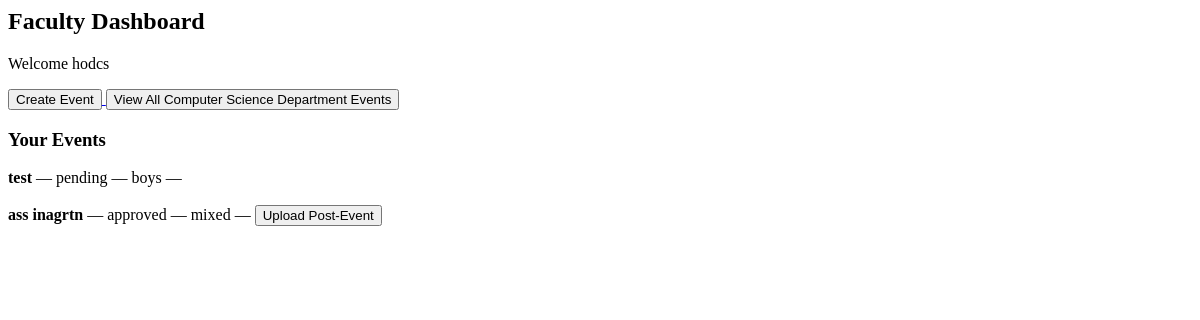
Page /faculty/dashboard/ (signed in) on the earlier database version.
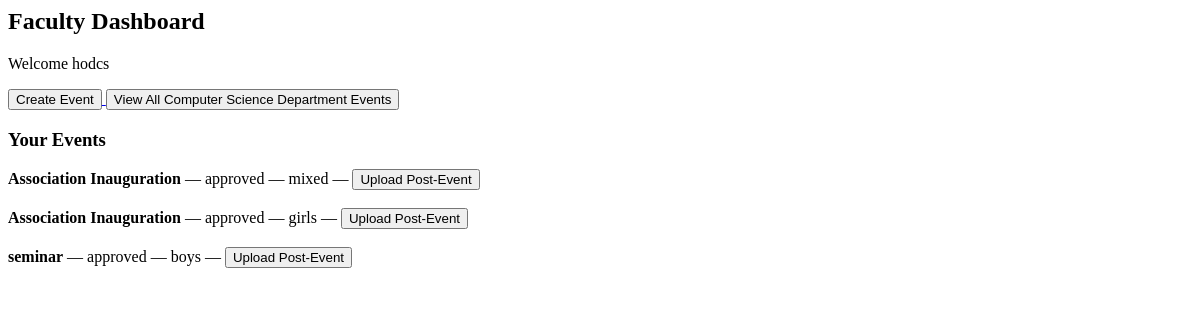
Same page on the later database version.
### events/models.py (models this page shows, shortened)
class Event(models.Model):
    CATEGORY_CHOICES = (
        ('department', 'Department'),
        ('nss', 'NSS'),
        ('ncc', 'NCC'),
        ('union', 'Union'),
        ('other', 'Other'),
    )
    PARTICIPATION_CHOICES = (
        ('boys', 'Boys'),
        ('girls', 'Girls'),
        ('mixed', 'Mixed'),
    )
    STATUS_CHOICES = (
        ('pending', 'Pending Approval'),
        ('approved', 'Approved'),
        ('rejected', 'Rejected'),
        ('completed', 'Completed'),
        ('verified', 'Verified'),
    )
    title = models.CharField(max_length=200)
    category = models.CharField(max_length=20, choices=CATEGORY_CHOICES)
    created_by = models.ForeignKey(
        settings.AUTH_USER_MODEL,
        on_delete=models.CASCADE
    )
    department = models.ForeignKey(
    Department,
    on_delete=models.SET_NULL,
    null=True,
    blank=True
    )
    participation_type = models.CharField(
        max_length=20,
        choices=PARTICIPATION_CHOICES
    )
    budget = models.DecimalField(max_digits=10, decimal_places=2)
    venue = models.ForeignKey(
    Venue,
    on_delete=models.PROTECT
    )
    start_date = models.DateField()
    end_date = models.DateField()
    start_time = models.TimeField(null=True, blank=True)
    end_time = models.TimeField(null=True, blank=True)
    description = models.TextField()
    status = models.CharField(
        max_length=20,
        choices=STATUS_CHOICES,
        default='pending'
    )
    principal_remark = models.TextField(blank=True, null=True)
    created_at = models.DateTimeField(auto_now_add=True)
    report_text = models.TextField(blank=True, null=True)
    attendance_file = models.FileField(
        upload_to='attendance/',
        blank=True,
        null=True
    )
    photo = models.ImageField(
        upload_to='event_photos/',
        blank=True,
        null=True
    )
    completed_at = models.DateTimeField(blank=True, null=True)

### accounts/views.py (the view)
# urls.py: path('faculty/dashboard/', views.faculty_dashboard, name='faculty_dashboard'),
@login_required
def faculty_dashboard(request):
    if request.user.role != 'faculty':
        return redirect('login')
    user = request.user
    if user.sub_role == 'hod':
        button_label = f"View All {user.department} Department Events"
    elif user.sub_role == 'nss':
        button_label = "View All NSS Events"
    elif user.sub_role == 'ncc':
        button_label = "View All NCC Events"
    elif user.sub_role == 'union':
        button_label = "View All Union Events"
    elif user.sub_role == 'other':
        button_label = "View All Other Events"
    else:
        button_label = "View All Events"
    my_events = Event.objects.filter(created_by=user)
    context = {
        'my_events': my_events,
        'button_label': button_label,
    }
    return render(request,
                  'accounts/faculty_dashboard.html',
                  context)

### events/models.py (called while the page is built)
    def __str__(self):
        return self.name

### accounts/templates/accounts/faculty_dashboard.html (shortened to what this page needs)
<h2>Faculty Dashboard</h2>
<p>Welcome {{ request.user.username }}</p>
<a href="/events/create/">
    <button>Create Event</button>
</a>
<a href="/events/faculty/filter/">
    <button>{{ button_label }}</button>
</a>
<h3>Your Events</h3>
{% for e in my_events %}
    <b>{{ e.title }}</b> —
    {{ e.status }} —
    {{ e.participation_type }} —
    {% if e.status == 'approved' %}
        <a href="/events/post-upload/{{ e.id }}/">
            <button>Upload Post-Event</button>
        </a>
    {% endif %}
{% empty %}
    You have not created any events.
{% endfor %}

Differences in the rows shown:
removed Event: title "test", status "pending", participation_type "boys"
added Event: title "Association Inauguration", status "approved", participation_type "mixed"
changed Event: title "ass inagrtn" → "Association Inauguration"; participation_type "mixed" → "girls"
added Event: title "seminar", status "approved", participation_type "boys"
